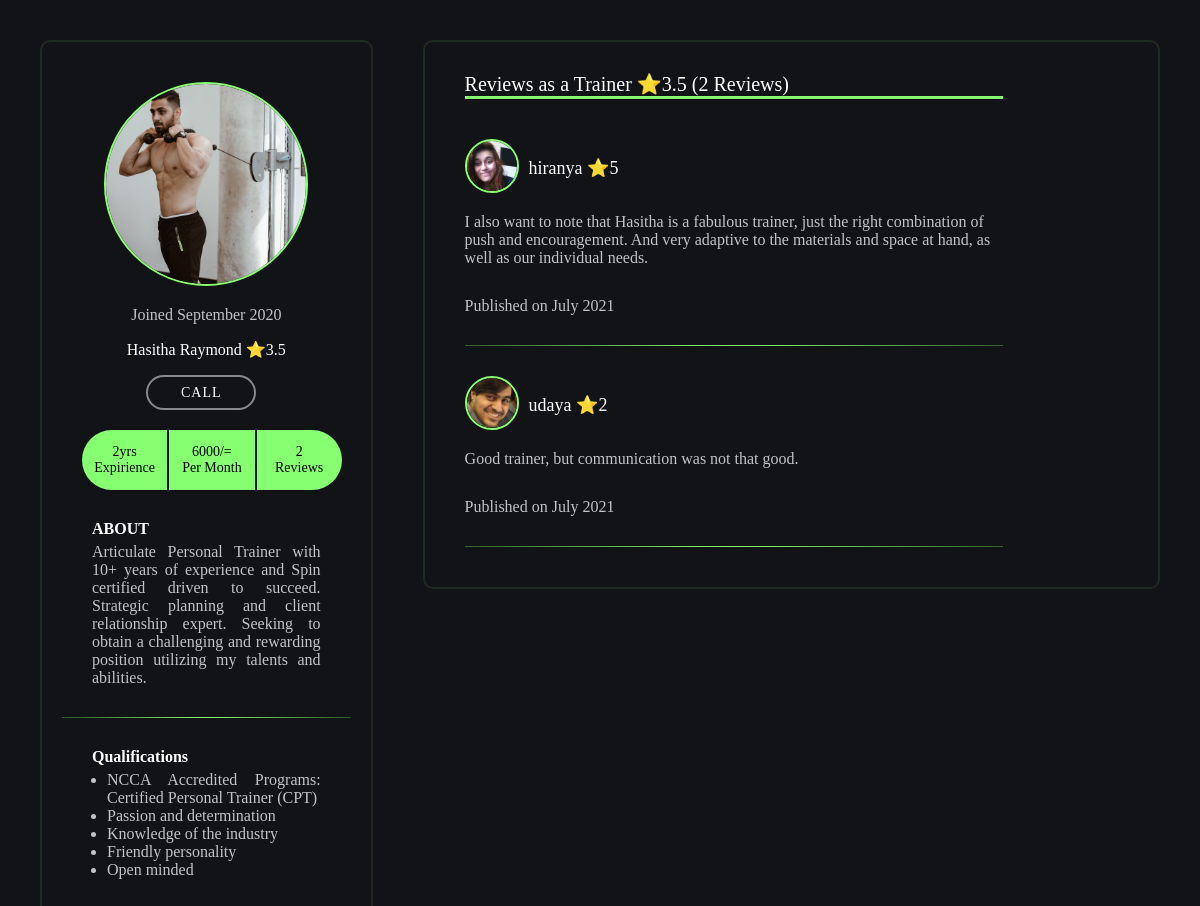
/trainer-profile/trainer-profile.php?trainer_id=4, run on the app's committed database.
### tables this page shows
CREATE TABLE `trainer` (
  `trainer_id` int(11) NOT NULL,
  `f_name` varchar(255) NOT NULL,
  `l_name` varchar(255) NOT NULL,
  `address` varchar(255) NOT NULL,
  `phone_no` int(10) NOT NULL,
  `dob` date NOT NULL,
  `gender` varchar(10) NOT NULL,
  `qualifications` varchar(255) NOT NULL,
  `about` text NOT NULL,
  `rate` int(5) NOT NULL,
  `assigned_members` int(10) NOT NULL,
  `username` varchar(255) NOT NULL,
  `image` text NOT NULL DEFAULT 'default.jpg',
  `cover_image` text NOT NULL DEFAULT 'default_cover.jpg',
  `joined_date` timestamp NOT NULL DEFAULT current_timestamp()
);

CREATE TABLE `review` (
  `review_id` int(10) NOT NULL,
  `member_id` int(10) NOT NULL,
  `trainer_id` int(10) NOT NULL,
  `review` varchar(1024) NOT NULL,
  `date` date NOT NULL,
  `stars` int(1) NOT NULL,
  `status` int(1) NOT NULL
);

CREATE TABLE `member` (
  `member_id` int(4) NOT NULL,
  `username` varchar(255) NOT NULL,
  `f_name` varchar(255) NOT NULL,
  `l_name` varchar(255) NOT NULL,
  `address` varchar(255) NOT NULL,
  `phone_no` int(10) NOT NULL,
  `dob` date NOT NULL,
  `gender` varchar(10) NOT NULL,
  `injuries` varchar(255) NOT NULL,
  `assign_trainer` int(1) NOT NULL,
  `joined_date` timestamp NOT NULL DEFAULT current_timestamp(),
  `image` text NOT NULL DEFAULT 'default.jpg',
  `cover_image` text NOT NULL DEFAULT 'default_cover.jpg'
);

### trainer-profile/date-joined.php (called while the page is built)
<?php
function date_registered($trainer_id)
{
    global $conn;
    $query = "SELECT `joined_date` FROM `trainer` WHERE `trainer_id` = $trainer_id";
    $sqldate = mysqli_fetch_array(mysqli_query($conn,  $query));
    $date = strtotime($sqldate['joined_date']);
    $formattedValue = date("F Y", $date);
    return $formattedValue;
}
function date_reviewed($review_id)
{
    global $conn;
    $query = "SELECT `date` FROM `review` WHERE `review_id` = $review_id";
    $sqldate = mysqli_fetch_array(mysqli_query($conn,  $query));
    $date = strtotime($sqldate['date']);
    $formattedValue = date("F Y", $date);
    return $formattedValue;
}

### trainer-profile/trainer-profile.php (the view, shortened to what this page needs)
<?php
require "db.php";
require "date-joined.php";
$trainer_id = $_GET['trainer_id'];
$query = "SELECT * FROM trainer WHERE trainer_id = $trainer_id";
$trainer_result = mysqli_query($conn, $query);
$trainer_row = mysqli_fetch_assoc($trainer_result);
$f_name = $trainer_row['f_name'];
$l_name = $trainer_row['l_name'];
$image = $trainer_row['image'];
$trainer_id = $trainer_row['trainer_id'];
$about = $trainer_row['about'];
$rate = $trainer_row['rate'];
$phone_no = $trainer_row['phone_no'];
$qualifications = $trainer_row['qualifications'];
$date_joined = date_registered($trainer_id);
$query2 = "SELECT * FROM review WHERE trainer_id = $trainer_id AND status=1";
$review_query = mysqli_query($conn, $query2);
$review_count = mysqli_num_rows($review_query);
if ($review_count == 0) {
    $final_rating = 'No Reviews Yet';
} else {
    $review_value = 0;
    while ($row2 = mysqli_fetch_assoc($review_query)) {
        $review_value += $row2['stars'];
    }
    $final_rating = $review_value / $review_count;
}
$today = date("Y-m-d");
$diff = date_diff(date_create($date_joined), date_create($today));
$qualifies = explode(',', $qualifications);
?>
<!DOCTYPE html>
<html lang="en">
<head>
    <link rel="stylesheet" href="trainer-profile.css">
    <link rel="stylesheet" href="https://use.fontawesome.com/releases/v5.15.4/css/all.css">
</head>
<body>
    <div class="main">
        <div class="left">
            <div class="avatar">
                <img src="../media/trainers/<?php echo $image ?>">
            </div>
            <div class="joined-date">
                <p>Joined <?php echo $date_joined ?> </p>
            </div>
            <div class="name">
                <p><?php echo $f_name . " " . $l_name ?> ⭐<?php echo $final_rating ?> </p>
            </div>
            <div class="button-inner">
                <div class="about_button"><button class="about_btn" onclick="location.href='tel:<?php echo $phone_no ?>'">CALL</button></div>
            </div>
            <div class="stat">
                <div class="exp">
                    <p><?php echo $diff->format('%y') . 'yrs'; ?><br>Expirience</p>
                </div>
                <div class="rate">
                    <p><?php echo $rate ?>/=<br>Per Month</p>
                </div>
                <div class="review-count">
                    <p><?php echo $review_count ?><br>Reviews</p>
                </div>
            </div>
            <div class="about">
                <h4>ABOUT</h4>
                <p><?php echo $about ?></p>
            </div>
            <div calss="divider">
                <span class="fade-effect1"> </span>
            </div>
            <div class="qualifications">
                <h4>Qualifications</h4>
                <ul>
                    <?php foreach ($qualifies as $item) { ?>
                        <li><?php echo $item ?> </li>
                    <?php } ?>
                </ul>
            </div>
        </div>
        <div class=" right">
            <div class="title">
                <p>Reviews as a Trainer ⭐<?php echo $final_rating ?> (<?php echo $review_count ?> Reviews) </p>
            </div>
            <?php
            $query2 = "SELECT * FROM review WHERE trainer_id = $trainer_id AND status=1";
            $review_query = mysqli_query($conn, $query2);
            while ($review_row = mysqli_fetch_assoc($review_query)) {
                $review_id = $review_row['review_id'];
                $review = $review_row['review'];
                $stars = $review_row['stars'];
                $member_id = $review_row['member_id'];
                $review_date = date_reviewed($review_id);
                $query4 = "SELECT * FROM member WHERE member_id='" . $member_id . "'";
                $member_query = mysqli_query($conn, $query4);
                $member_row = mysqli_fetch_assoc($member_query);
                $member_username = $member_row['username'];
                $member_avatar = $member_row['image'];
            ?>
                <div class="review">
                    <div class="member">
                        <div class="member-avatar"> <img src="../media/members/<?php echo $member_avatar ?>"></div>
                        <div class="member-name">
                            <p><?php echo $member_username ?> ⭐<?php echo $stars ?></p>
                        </div>
                    </div>
                    <div class="review-content">
                        <p><?php echo $review ?></p>
                        <p>Published on <?php echo $review_date ?></p>
                    </div>
                    <div calss="divider">
                        <span class="fade-effect2"> </span>
                    </div>
                </div>
            <?php } ?>
        </div>
    </div>
</body>
</html>

### trainer-profile/trainer-profile.css (style rules this page uses)
body { margin:0; padding:40px; background-color: #121317; }
.main { width: 100%; display: flex; justify-content: center; }
.left { width: 30%; border: 2px solid #86ff711a; padding: 40px 20px 40px 20px; border-radius: 10px; }
.avatar, .name , .joined-date { text-align: center; display: block; }
.left .avatar img { width: 200px; border-radius: 50%; border: 2px solid #86ff71; transition:transform 0.25s ease; }
.left .joined-date p { font-family: 'Rubik'; size: 14px; color: rgba(255, 255, 255, 0.748); }
.left .name p { font-family: 'Azonix'; size: 20px; color: white; }
.about_btn { position: relative; z-index: 10; width: 110px; height: 35px; border: 2px solid rgba(255, 255, 255, .5); border-radius: 30px; background-color: #121317; font-family: 'Azonix'; color: #fff; font-size: 14px; letter-spacing: 1px; -webkit-backdrop-filter: blur(10px); backdrop-filter: blur(10px); outline: none; cursor: pointer; margin-right: 10px; }
.button-inner { display: flex; justify-content: center; }
.left .stat { display: flex; justify-content: center; align-items: center; width: 90%; background-color:#86ff71 ; margin-top: 20px; border-radius: 50px; margin-left: 20px; }
.left .stat .exp { width: 33%; display: flex; justify-content: center; border-right: 2px solid #121317 ; }
.left .stat .exp p , .left .stat .rate p , .left .stat .review-count p { text-align: center; font-family: 'Azonix'; font-size: 14px; }
.left .stat .rate { width: 33%; border-right: 2px solid #121317 ; }
.left .stat .review-count { width: 33%; }
.left .about , .left .qualifications { padding-left: 30px; padding-right: 30px; margin-top: 30px; margin-bottom: 30px; }
.left .about p { font-family: 'Rubik'; size: 15px; color: rgba(255, 255, 255, 0.748); text-align: justify; margin: 0%; }
.left .about h4 , .left .qualifications h4 { font-family: 'Azonix'; size: 20px; color: rgb(255, 255, 255); padding-bottom: 5px; margin: 0%; }
.left .qualifications ul { margin: 0%; padding-left: 15px; }
.left .qualifications ul li { font-family: 'Rubik'; size: 15px; color: rgba(255, 255, 255, 0.748); text-align: justify; margin: 0%; }
.fade-effect1 { display:block; border:none; color:white; height:1px; background:black; background: -webkit-gradient(radial, 50% 50%, 0, 50% 50%, 200, from(#86ff71), to(#121317)); }
.fade-effect2 { display:block; border:none; color:white; height:1px; background:black; background: -webkit-gradient(radial, 50% 50%, 0, 50% 50%, 400, from(#86ff71), to(#121317)); }
.right { width: 70%; border: 2px solid #86ff711a; padding: 30px 20px 40px 40px; border-radius: 10px; margin-left: 50px; display:block; overflow:auto; height: 100%; }
.right .title { border-bottom: 3px solid #86ff71; width: 80%; margin-bottom: 40px; }
.right .title p { font-family: 'Azonix'; font-size: 20px; color: white; margin: 0%; }
.review { width: 80%; }
.review .member { display: flex; align-items: center; margin-bottom: 10px; margin-top: 30px; }
.review .member .member-name p { font-family: 'Azonix'; font-size: 18px; color: white; margin: 0%; }
.review .member .member-avatar img { width: 50px; border-radius: 40px; margin-right: 10px; border: 2px solid #86ff71; }
.review .review-content p { font-family: 'Rubik'; size: 15px; color: rgba(255, 255, 255, 0.748); margin-bottom: 30px; }

### data on the page
trainer: image (picture), date_joined "September 2020", f_name "Hasitha", l_name "Raymond", $diff->format('%y') "2", rate "6000", about "Articulate Personal Trainer with 10+ years of experience and Spin certified driven to succeed. Strategic planning and client relationship expert. Seeking to obtain a challenging and rewarding position utilizing my talents and abilities.", qualifications "NCCA Accredited Programs: Certified Personal Trainer (CPT)", qualifications "Passion and determination", qualifications "Knowledge of the industry", qualifications "Friendly personality", qualifications "Open minded"
review: member.image (picture), member.username "hiranya", stars "5", review "I also want to note that Hasitha is a fabulous trainer, just the right combination of push and encouragement. And very adaptive to the materials and space at hand, as well as our individual needs.", review_date "July 2021"
review: member.image (picture), member.username "udaya", stars "2", review "Good trainer, but communication was not that good.", review_date "July 2021"

### other printed values
$final_rating "3.5"
$review_count "2"
